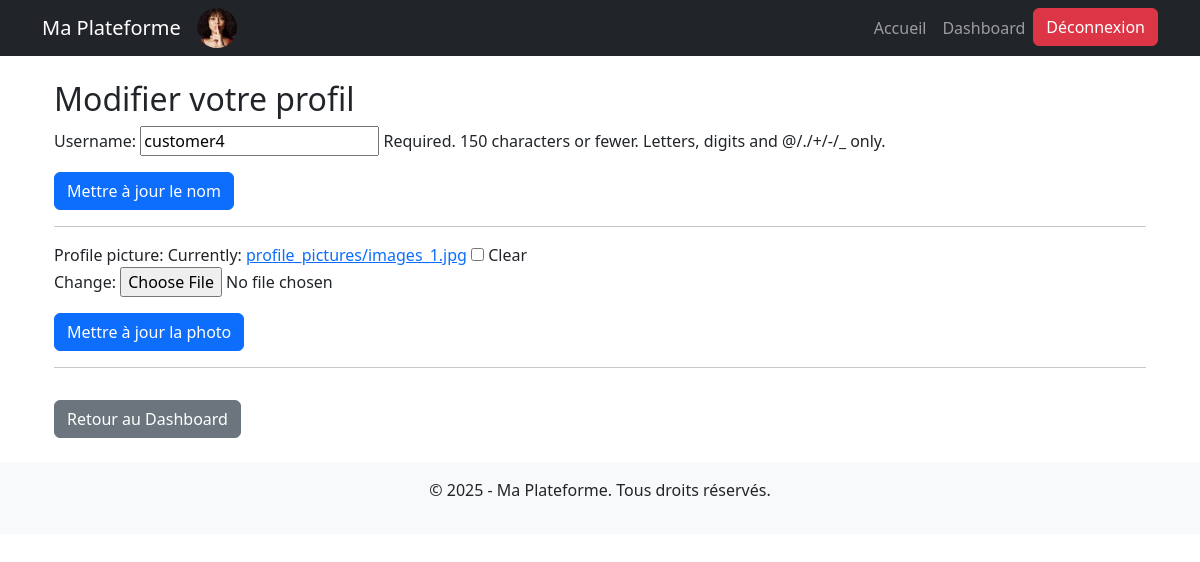
/update-prnofile/ (signed in), run on an earlier commit of the app's database.
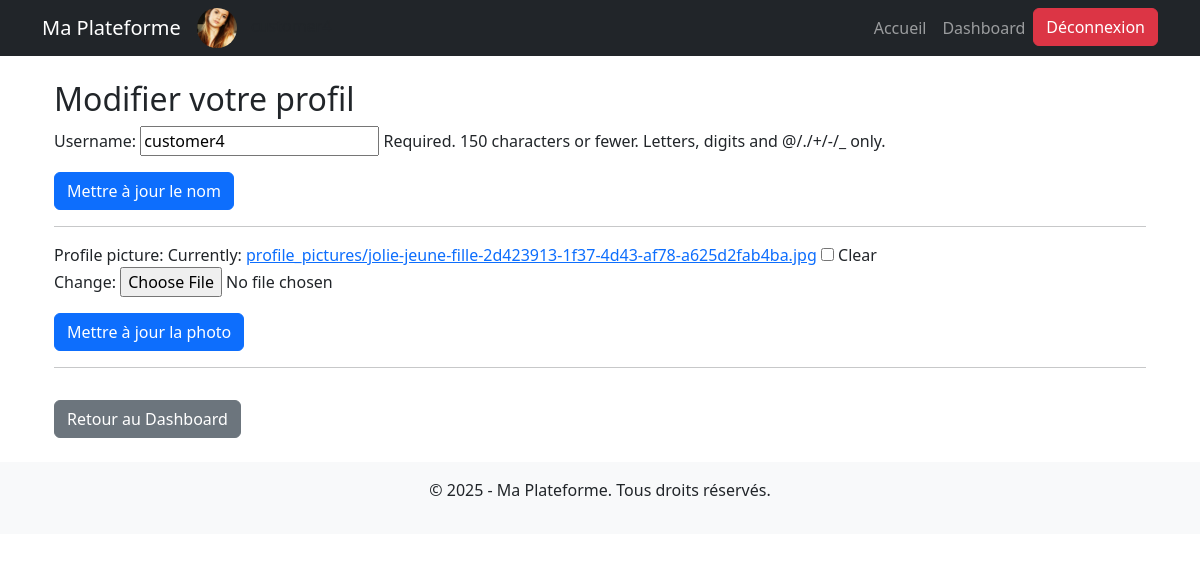
And on a later commit of the database.
### core/models.py (models this page shows, shortened)
class User(AbstractUser):
    ROLE_CHOICES = [
        ('entrepreneur', 'Entrepreneur'),
        ('investisseur', 'Investisseur'),
    ]
    role = models.CharField(max_length=20, choices=ROLE_CHOICES, blank=True, null=True)
    profile_picture = models.ImageField(upload_to='profile_pictures/', blank=True, null=True)
    phone_number = models.CharField(max_length=15, unique=True, blank=True, null=True)
    email = models.EmailField(unique=True)
    kyc_validated = models.BooleanField(default=False)  # Validation KYC
    kyc_document = models.ImageField(upload_to='kyc_documents/', blank=True, null=True)  # Upload de la carte d'identité
    REQUIRED_FIELDS = ['email']  # Supprimé 'role' et 'phone_number' pour les superutilisateurs
    def is_entrepreneur(self):
        return self.role == "entrepreneur"

### core/views.py (the view)
# urls.py: path("update-prnofile/", update_profile, name="update_profile"),
@login_required
def update_profile(request):
    if request.method == "POST":
        if "update_username" in request.POST:  # Si l'utilisateur modifie son nom
            username_form = UpdateUsernameForm(request.POST, instance=request.user)
            if username_form.is_valid():
                username_form.save()
                messages.success(request, "Nom d'utilisateur mis à jour avec succès.")
                return redirect("update_profile")
        elif "update_profile_picture" in request.POST:  # Si l'utilisateur met à jour sa photo
            picture_form = UpdateProfilePictureForm(request.POST, request.FILES, instance=request.user)
            if picture_form.is_valid():
                picture_form.save()
                messages.success(request, "Photo de profil mise à jour avec succès.")
                return redirect("update_profile")
    else:
        username_form = UpdateUsernameForm(instance=request.user)
        picture_form = UpdateProfilePictureForm(instance=request.user)
    return render(request, "update_profile.html", {
        "username_form": username_form,
        "picture_form": picture_form
    })

### core/forms.py
class UpdateUsernameForm(forms.ModelForm):
    class Meta:
        model = User
        fields = ["username"]

class UpdateProfilePictureForm(forms.ModelForm):
    class Meta:
        model = User
        fields = ["profile_picture"]

### core/templates/update_profile.html (shortened to what this page needs)
{% extends 'base.html' %}
{% block content %}
<div class="container">
    <h2>Modifier votre profil</h2>
    <form method="post">
        {{ username_form.as_p }}
        <button type="submit" name="update_username" class="btn btn-primary">Mettre à jour le nom</button>
    </form>
    <hr>
    <form method="post" enctype="multipart/form-data">
        {{ picture_form.as_p }}
        <button type="submit" name="update_profile_picture" class="btn btn-primary">Mettre à jour la photo</button>
    </form>
    <hr>
    {% if user.is_entrepreneur %}
        <a class="btn btn-secondary mt-3" href="{% url 'entrepreneur_dashboard' %}">Retour au Dashboard</a>
    {% elif user.is_investisseur %}
        <a class="btn btn-secondary mt-3" href="{% url 'investor_dashboard' %}">Retour au Dashboard</a>
    {% endif %}
</div>
{% endblock %}

### core/templates/base.html (shortened to what this page needs)
<!DOCTYPE html>
<html lang="fr">
<head>
    <link rel="stylesheet" href="https://cdn.jsdelivr.net/npm/bootstrap@5.3.0/dist/css/bootstrap.min.css">
</head>
<body>
    <nav class="navbar navbar-expand-lg navbar-dark bg-dark">
        <div class="container">
            <a class="navbar-brand" href="{% url 'home' %}">Ma Plateforme</a>
            {% if user.is_authenticated %}
            <div class="navbar-profile">
                {% if user.profile_picture %}
                <img src="{{ user.profile_picture.url }}" alt="Profil" class="navbar-avatar">
                {% else %}
                <img src="/media/images/Default-Profile-Picture-Download-PNG-Image.png" alt="Profil" class="navbar-avatar">
                {% endif %}
                <span>{{ user.username }}</span>
            </div>
            {% endif %}
            <div class="collapse navbar-collapse" id="navbarNav">
                <ul class="navbar-nav ms-auto">
                    <li class="nav-item">
                        <a class="nav-link" href="{% url 'home' %}">Accueil</a>
                    </li>
                    <li class="nav-item">
                        {% if user.is_entrepreneur %}
                            <a class="nav-link" href="{% url 'entrepreneur_dashboard' %}">Dashboard</a>
                        {% elif user.is_investisseur %}
                            <a class="nav-link" href="{% url 'investor_dashboard' %}">Dashboard</a>
                        {% else %}
                            <a class="nav-link" href="{% url 'admin:index' %}">Admin</a>
                        {% endif %}
                    </li>
                    <li>
                        <form action="{% url 'logout' %}" method="post">
                            <button type="submit" class="btn btn-danger">Déconnexion</button>
                        </form>
                    </li>
                </ul>
            </div>
        </div>
    </nav>
    <div class="container mt-4">
        {% block content %}{% endblock %}
    </div>
    <footer class="text-center mt-4 py-3 bg-light">
        <p>&copy; 2025 - Ma Plateforme. Tous droits réservés.</p>
    </footer>
</body>
</html>

What changed in the data, as far as the page shows it:
changed User "customer4": profile_picture: a different picture
Also different on the page:
text no longer shown: "Profile picture: Currently: profile_pictures/images_1.jpg Clear Change:"
text now shown: "Profile picture: Currently: profile_pictures/jolie-jeune-fille-2d423913-1f37-4d43-af78-a625d2fab4ba.jpg Clear Change:"
